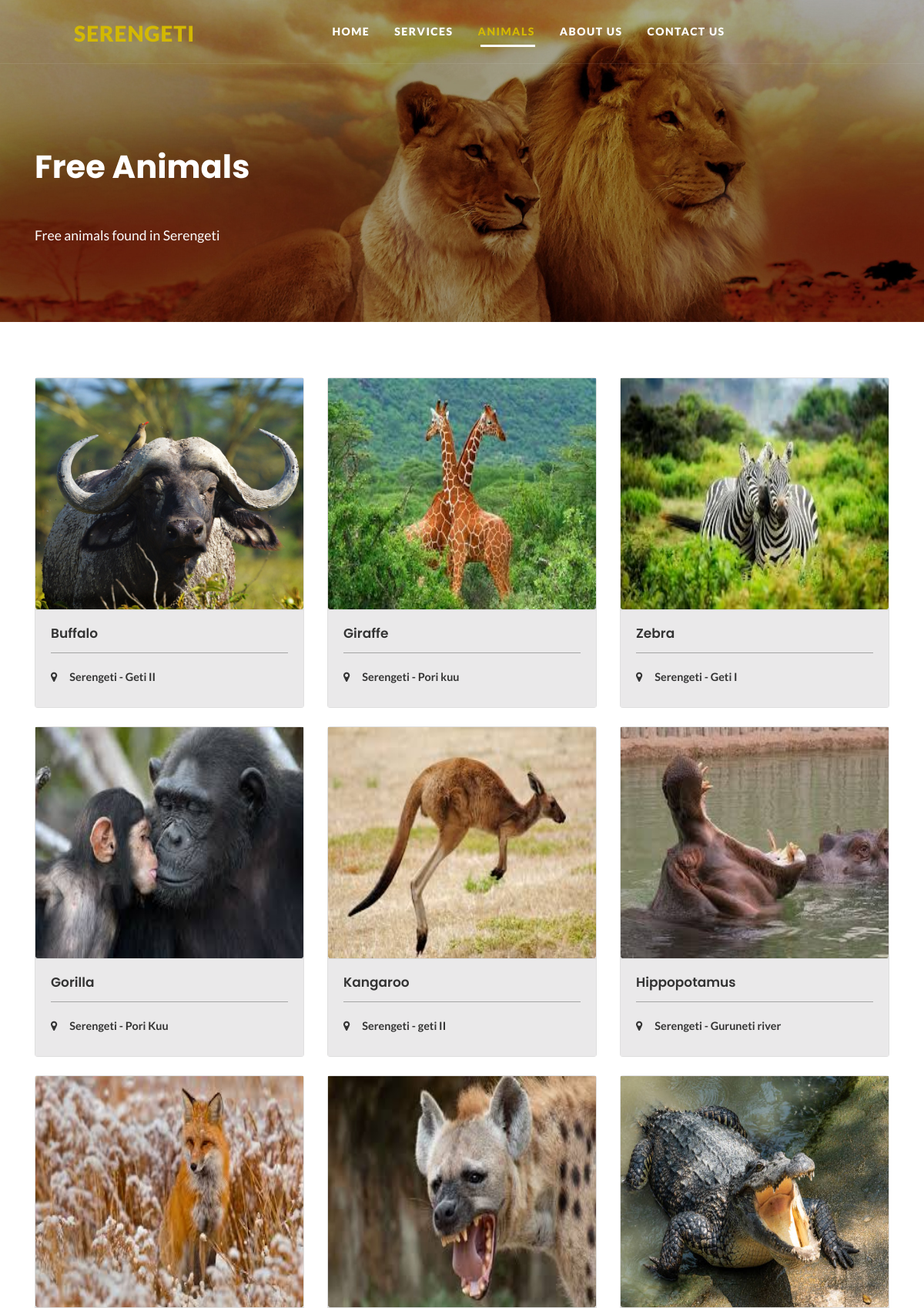
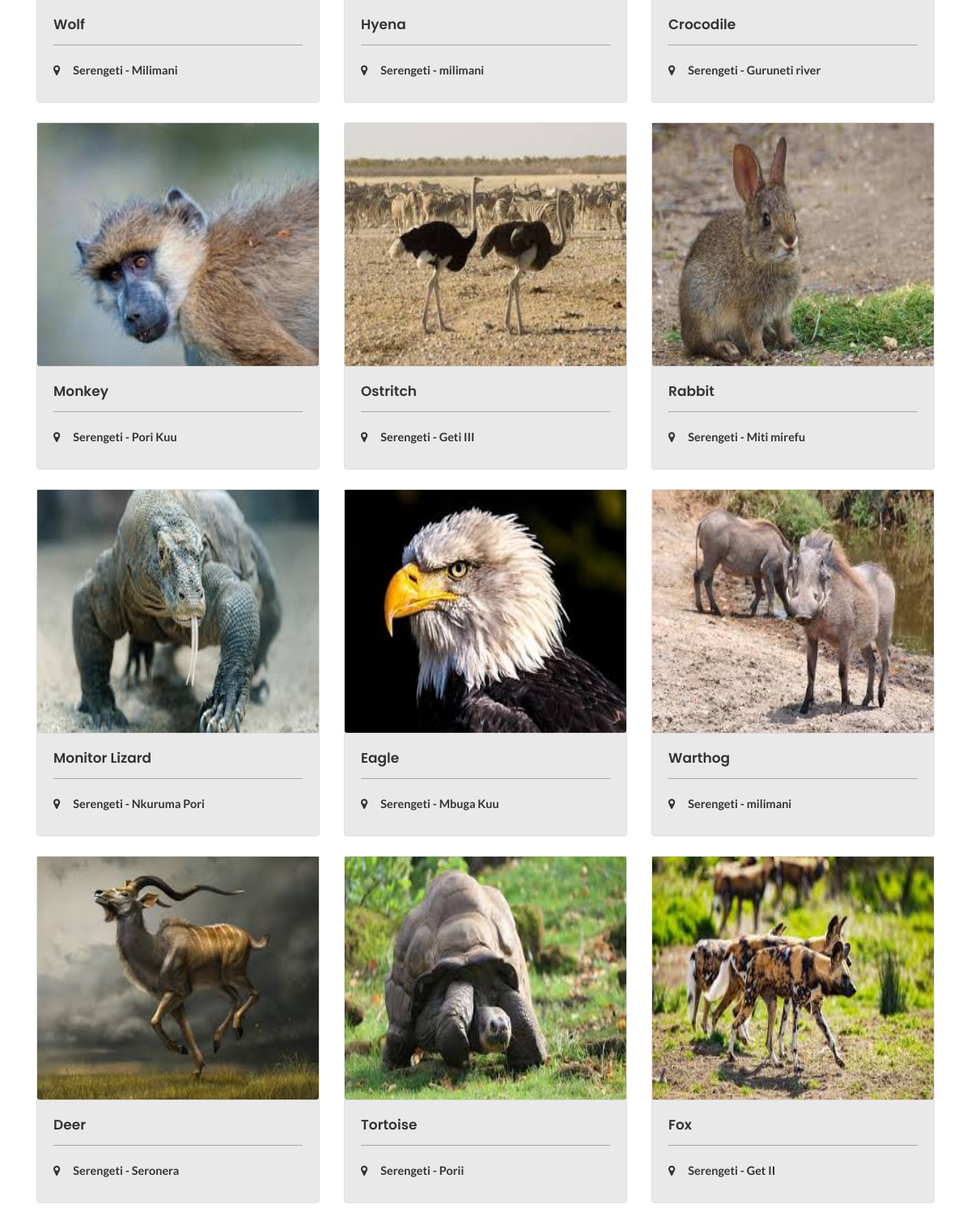
/free.php (upper part), run on the app's committed database (2 pictures, top to bottom).
### tables this page shows
CREATE TABLE `wanyama_free` (
  `id` int(11) NOT NULL,
  `mnyama` varchar(30) NOT NULL,
  `location` varchar(30) NOT NULL,
  `picha` varchar(100) NOT NULL
);

### free.php (the view, shortened to what this page needs)
<!DOCTYPE html>
<html lang="zxx">
<head>
    <link href="css/bootstrap.css" type="text/css" rel="stylesheet" media="all">
    <link href="css/blast.min.css" rel="stylesheet" />
    <link href="css/portfolio.css" type="text/css" rel="stylesheet" media="all">
    <link href="css/style.css" type="text/css" rel="stylesheet" media="all">
    <link href="css/font-awesome.min.css" rel="stylesheet">
</head>
<body id="page-top" data-spy="scroll" data-target=".navbar-fixed-top">
    <section class="w3_stats py-sm-5 py-4" id="stats">
        <div class="container">
            <div class="py-lg-5 w3-stats mt-5">
                <h2 class="w3pvt-title  my-5">Free Animals
                </h2>
                <p class=" text-white">Free animals found in Serengeti</p>
            </div>
        </div>
    </section>
     <section class="blog_w3ls pb-lg-5 pb-4" id="posts">
        <div class="container py-sm-5 py-4">
            <div class="row mt-4">
                <?php
                include "connection.php";
                $sql = "SELECT * FROM wanyama_free";
                $check = mysqli_query($conn, $sql);
                while ($row = mysqli_fetch_assoc($check)) {
                ?>
                    <div class="col-lg-4 col-md-6 mt-sm-0 my-4">
                        <div class="card">
                            <div class="card-header p-0 position-relative">
                                <a href="#exampleModal2" data-toggle="modal" aria-pressed="false" data-target="#exampleModal2" role="button">
                                    <img class="card-img-bottom" src="<?php echo $row['picha']; ?>" style="height: 300px;" alt="Picha ya Mnyama haipo">
                                </a>
                            </div>
                            <div class="card-body">
                                <h5 class="blog-title card-title font-weight-bold">
                                    <a href="#exampleModal2" data-toggle="modal" aria-pressed="false" data-target="#exampleModal2" role="button"><?php echo $row['mnyama']; ?></a>
                                </h5>
                                <label class="mt-2"> <span class="fa fa-map-marker mr-3"></span><?php echo $row['location']; ?></label> <br>
                            </div>
                        </div>
                    </div>
                <?php } ?>
            </div>
        </div>
    </section>
      <?php include "components/top_nav.php"; ?>
</body>
</html>

### components/top_nav.php (shortened to what this page needs)
<header>
    <nav class="navbar navbar-expand-lg navbar-light fixed-top navbar-expand-lg navbar-light navbar-fixed-top">
        <h1>
            <a class="navbar-brand" href="index.php" data-blast="color">
                Serengeti
            </a>
        </h1>
        <div class="collapse navbar-collapse" id="navbarSupportedContent">
            <ul class="navbar-nav mx-lg-auto text-center">
            <?php $activePage = basename($_SERVER['PHP_SELF'], ".php"); ?>
                <li class="nav-item <?= ($activePage == 'index') ? 'active':''; ?>">
                    <a class="nav-link" href="index.php" data-blast="color">Home
                    </a>
                </li>
                <li class="nav-item <?= ($activePage == 'attractions') || ($activePage == 'transport') || ($activePage == 'accomodation') ? 'active':'';?> dropdown mt-lg-0 mt-3">
                    <a class="nav-link dropdown-toggle" href="#" id="navbarDropdown" data-toggle="dropdown" aria-haspopup="true" aria-expanded="false">
                        Services
                    </a>
                </li>
                <li class="nav-item dropdown <?= ($activePage == 'free') || ($activePage == 'paid') ? 'active':'';?> mt-lg-0 mt-3">
                    <a class="nav-link dropdown-toggle" href="#" id="navbarDropdown" data-toggle="dropdown" aria-haspopup="true" aria-expanded="false">
                        Animals
                    </a>
                </li>
                <li class="nav-item <?= ($activePage == 'about') ? 'active':''; ?>  mt-lg-0 mt-3">
                    <a class="nav-link " href="about.php">about us</a>
                </li>
                <li class="nav-item <?= ($activePage == 'contact') ? 'active':''; ?>  mt-lg-0 mt-3">
                    <a class="nav-link " href="contact.php">Contact Us</a>
                </li>
            </ul>
        </div>
    </nav>
</header>

### css/style.css (style rules this page uses)
body { margin: 0; font-family: 'Lato', sans-serif; background: #fff; }
body a { transition: 0.5s all; -webkit-transition: 0.5s all; -moz-transition: 0.5s all; -o-transition: 0.5s all; -ms-transition: 0.5s all; text-decoration: none; outline: none; }
h1, h2, h3, h4, h5, h6 { margin: 0; font-family: 'Poppins', sans-serif; }
p { margin: 0; color: #333; font-size: 1em; line-height: 1.8; }
ul { margin: 0; padding: 0; }
ul { list-style-type: none; }
.navbar-light .navbar-brand { font-family: 'Lato', sans-serif; text-transform: uppercase; font-weight: 800; font-size: 0.7em; letter-spacing: 1px; color: #d3b800; }
nav.navbar.fixed-top.navbar-expand-lg.navbar-light.navbar-fixed-top { background: none; border: none; padding: 1em 6em; -webkit-transition: .5s all; -moz-transition: .5s all; transition: .5s all; border-bottom: 1px solid rgba(238, 238, 238, 0.09); }
.fixed-top { z-index: 11; }
li.nav-item { margin-right: 2em; }
li.nav-item:last-child { margin-right: 0; }
.navbar-light .navbar-nav .nav-link { font-weight: 800; text-transform: uppercase; color: #fff; -webkit-transition: 0.5s all ease; -moz-transition: 0.5s all ease; -o-transition: 0.5s all ease; -ms-transition: 0.5s all ease; font-size: 14px; letter-spacing: 1.5px; padding: 10px 0; }
.navbar-light .navbar-nav .nav-link:hover, .navbar-light .navbar-nav .nav-link:focus, .navbar-light .navbar-nav .show>.nav-link, .navbar-light .navbar-nav .active>.nav-link, .navbar-light .navbar-nav .nav-link.show, .navbar-light .navbar-nav .nav-link.active { color: #d3b800; }
.nav-link { font-size: 15px; letter-spacing: 1px; color: #fff; background: transparent; border: none; text-align: center; text-transform: uppercase; position: relative; overflow: hidden; transition: 0.5s all; -webkit-transition: 0.5s all; -moz-transition: 0.5s all; -o-transition: 0.5s all; -ms-transition: 0.5s all; }
.nav-link:hover:after, .active .nav-link:after, .nav-link.active:after { width: 100%; left: 0; transition: 0.5s all; -webkit-transition: 0.5s all; -moz-transition: 0.5s all; -o-transition: 0.5s all; -ms-transition: 0.5s all; background: #fff; }
.nav-link:after { position: absolute; -webkit-transition: .3s; transition: .3s; content: ''; width: 0; left: 50%; bottom: 0; height: 3px; }
.dropdown-toggle::after { border: transparent; }
label { display: inline-block; margin-bottom: .5rem; color: #000; font-weight: 600; }
section.w3_stats { background: url(../images/banner1.jpg) no-repeat center; background-size: cover; position: relative; z-index: 0; }
section.w3_stats:before { position: absolute; content: ''; background: rgba(0, 0, 0, 0.32); top: 0; left: 0; width: 100%; height: 100%; z-index: -1; }
h2.w3pvt-title { font-size: 2.8em; color: #fff; font-weight: 700; }
.w3-stats p { width: 75%; font-size: 1.1em; }
section { box-sizing: border-box; }
h5.blog-title a { font-size: 0.85em; text-transform: capitalize; color: #333; font-weight: 600; border-bottom: 1px solid #a5a5a5; padding-bottom: 15px; display: block; }
.card-body label { color: #333; font-size: 0.9em; }
.card-body { background: #eae9ea; }
@media screen and (max-width: 1280px) { h2.w3pvt-title { font-size: 2.6em; } }

### data on the page
wanyama_free: picha (picture), mnyama "Buffalo", location "Serengeti - Geti II"
wanyama_free: picha (picture), mnyama "Giraffe", location "Serengeti - Pori kuu"
wanyama_free: picha (picture), mnyama "Zebra", location "Serengeti - Geti I"
wanyama_free: picha (picture), mnyama "Gorilla", location "Serengeti - Pori Kuu"
wanyama_free: picha (picture), mnyama "Kangaroo", location "Serengeti - geti II"
wanyama_free: picha (picture), mnyama "Hippopotamus", location "Serengeti - Guruneti river"
wanyama_free: picha (picture), mnyama "Wolf", location "Serengeti - Milimani"
wanyama_free: picha (picture), mnyama "Hyena", location "Serengeti - milimani"
wanyama_free: picha (picture), mnyama "Crocodile", location "Serengeti - Guruneti river"
wanyama_free: picha (picture), mnyama "Monkey", location "Serengeti - Pori Kuu"
wanyama_free: picha (picture), mnyama "Ostritch", location "Serengeti - Geti III"
wanyama_free: picha (picture), mnyama "Rabbit", location "Serengeti - Miti mirefu"
wanyama_free: picha (picture), mnyama "Monitor Lizard", location "Serengeti - Nkuruma Pori"
wanyama_free: picha (picture), mnyama "Eagle", location "Serengeti - Mbuga Kuu"
wanyama_free: picha (picture), mnyama "Warthog", location "Serengeti - milimani"
wanyama_free: picha (picture), mnyama "Deer", location "Serengeti - Seronera"
wanyama_free: picha (picture), mnyama "Tortoise", location "Serengeti - Porii"
wanyama_free: picha (picture), mnyama "Fox", location "Serengeti - Get II"
